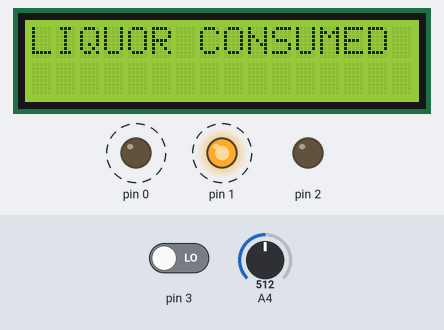
Simulated run of this sketch. Board: Arduino Uno, built with avr-gcc and run on an emulated ATmega328P. On the bench: 16×2 character LCD, output pins drawn as LEDs (lit = HIGH). Dashed ring = blinking. The test bench sets the inputs (shaded band); at power-on: pin 3 LOW, A4 = 512.

Above: at 0.92 s.
1.3 s: pin 3 driven HIGH
At 1.52 s:
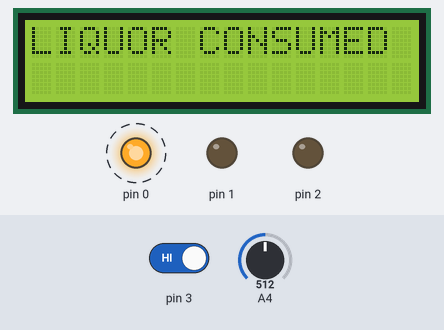
At 2.1 s:
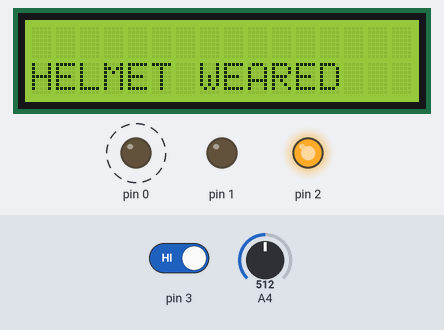
3.0 s: A4 set to 128
4.5 s: A4 set to 110
6.0 s: pin 3 driven LOW
At 7.8 s:
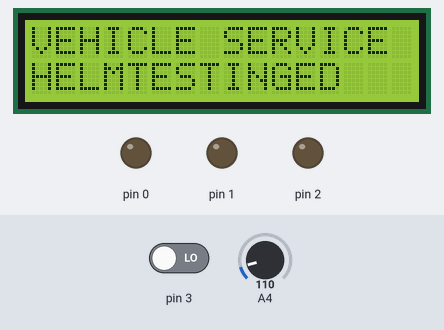
Timing chart, 0 to 8.8 s (numbered marks = the images above; inputs shaded):
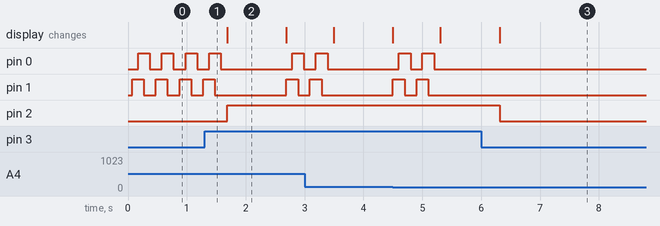

The sketch:

alchohol.exe.ino
```cpp
#include<LiquidCrystal.h>
LiquidCrystal lcd(13,12,11,10,9,8);
void setup() {
  pinMode(A4,INPUT);
  pinMode(3,INPUT);
  pinMode(2,OUTPUT);
  pinMode(1,OUTPUT);pinMode(0,OUTPUT);
  lcd.begin(16,2);
}

void loop() {
  lcd.setCursor(0,0);
  lcd.print("VEHICLE SERVICE");
   lcd.setCursor(4,1);
  lcd.print("TESTING");
  int swt=digitalRead(3);
  int alch=analogRead(A4);
  if (swt == 1)
  {
    lcd.clear();
    lcd.setCursor(0,1);
    lcd.print("HELMET WEARED");
    digitalWrite(2,1);
    delay(1000);
  }
  else
  {

    digitalWrite(2,0);
  }
  if (alch > 120)
  {
    lcd.clear();
    lcd.setCursor(0,0);
    lcd.print("LIQUOR CONSUMED");
    digitalWrite(1,1); delay(100); digitalWrite(0,1);  delay(100);digitalWrite(1,0);  delay(100);digitalWrite(0,0); delay(100);
    digitalWrite(1,1); delay(100); digitalWrite(0,1); delay(100); digitalWrite(1,0); delay(100); digitalWrite(0,0); delay(100);


  }


}
```

Measured:
- after the input at 1.3 s, pin 0: LOW → HIGH after 1.5 s, → LOW 0.20 s later; pin 2: LOW → HIGH after 0.39 s
- after the input at 6.0 s, pin 2: HIGH → LOW after 0.31 s; the display: changes after 0.31 s (image 3)
- by itself, pin 0: alternates HIGH for 0.20 s and LOW for 0.20 s
- what the display in image 2 shows lasts 1.0 s, from 1.7 s to 2.7 s
